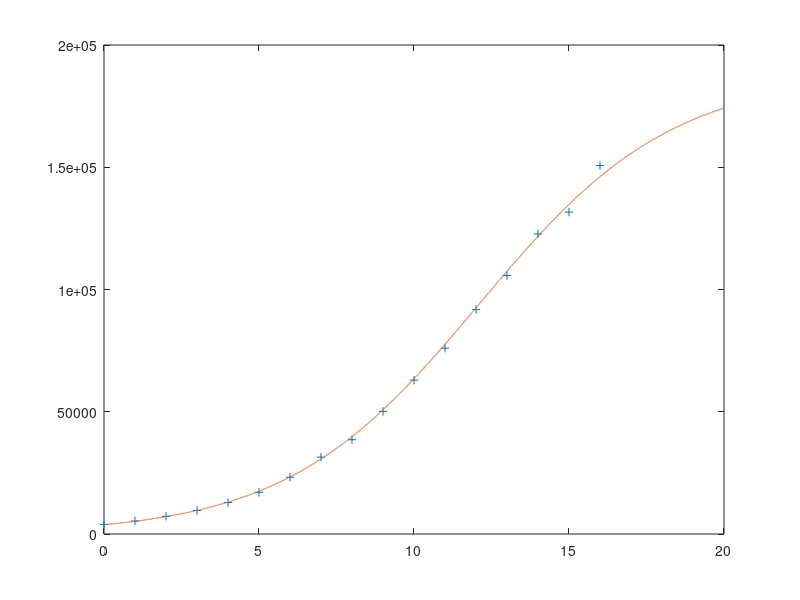

Source code (MATLAB):
clear all;clc;
t=0:16;
p=[3929 5308 7240 9638 12866 17069 23192 31443 38558 50156 62948 75995 91792 105711 122755 131669 150697];
m=[];
for i=1:17
    m=[m,188000];
end
lnp=log((p./(m-p)));
coefs=polyfit(t,lnp,1);
x=0:16;
y=coefs(1)*x+coefs(2);
%plot(t,lnp,'o',x,y);
tpr=0:0.001:20;
ppr=188000./(1+48.33*exp(-0.3205*tpr));
plot(t,p,'+',tpr,ppr);
